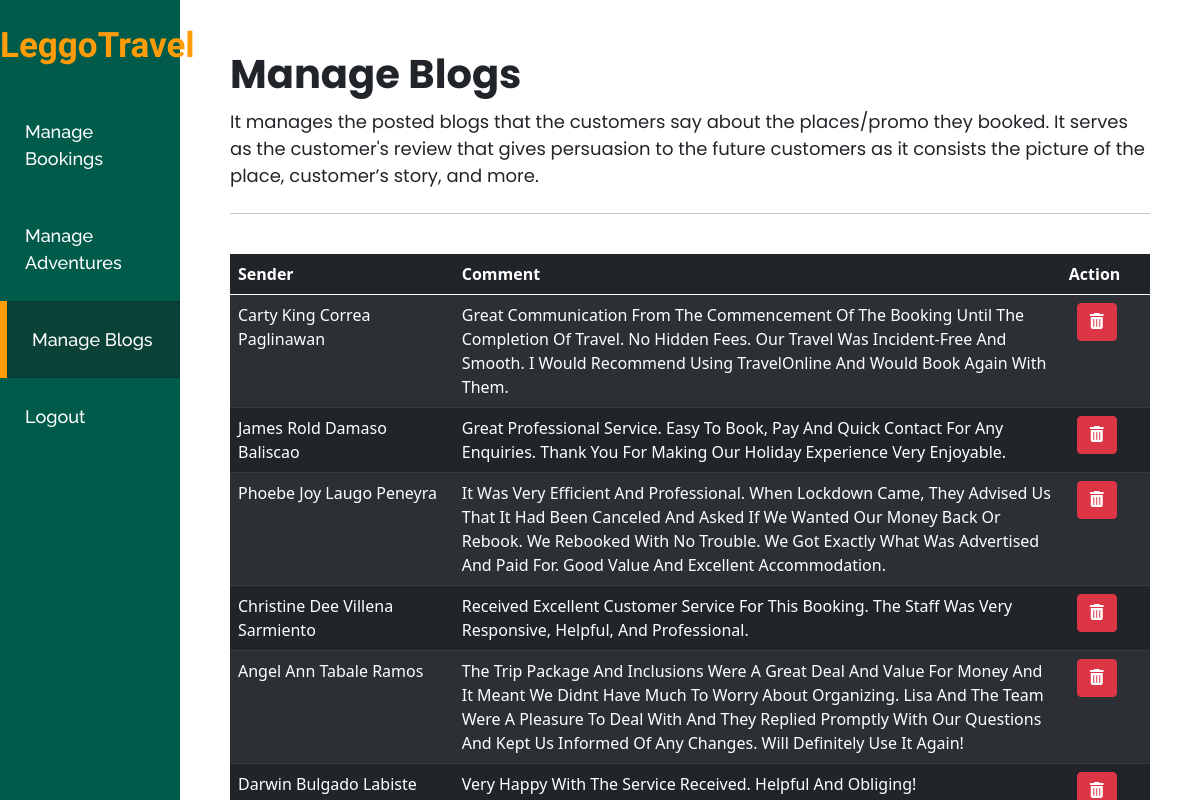
Screenshot of /admin/blogs.php (signed in) with the database file from the repository.
### tables this page shows
CREATE TABLE `tbl_blogs` (
  `blog_id` int(11) NOT NULL,
  `sender` varchar(100) NOT NULL,
  `description` text NOT NULL
);

### admin/blogs.php (the view, shortened to what this page needs)
<!DOCTYPE html>
<html lang="en">
<head>
    <link rel="stylesheet" href="../style/bootstrap-5.0.2-dist/css/bootstrap.min.css">
    <link rel="stylesheet" href="../style/admin.css">
</head>
<body>
    <div class="custom-container">
        <nav class="navigation">
            <p>LeggoTravel</p>
            <ul>
                <li>
                    <a href="index.php">Manage Bookings</a>
                </li>
                <li>
                    <a href="adventure.php">Manage Adventures</a>
                </li>
                <li>
                    <a class="active" href="blogs.php">Manage Blogs</a>
                </li>
                <li>
                    <a  href="../db/db_logout_admin.php">Logout</a>
                </li>
            </ul>
        </nav>
        <div class="flex-container">
            <div class="flex-container-title">
                <h1>Manage Blogs</h1>
                <p>It manages the posted blogs that the customers say about the places/promo they booked. It serves as the customer's review that gives persuasion to the future customers as it consists the picture of the place, customer’s story, and more.</p>
            </div>
            <hr class="mt-4">
            <div class="adventures-table-wrapper table-responsive">
                <table class="table table-striped table-dark">
                    <thead>
                        <tr>
                            <th scope="col">Sender</th>
                            <th scope="col">Comment</th>
                            <th scope="col">Action</th>
                        </tr>
                    </thead>
                    <tbody>
                        <?php
                            include_once '../db/db_connect.php';
                            $sql = "SELECT * FROM tbl_blogs ORDER BY blog_id DESC";
                            $result = mysqli_query($connect, $sql);
                            if(mysqli_num_rows($result) > 0) {
                                while ($row = mysqli_fetch_assoc($result)) {
                                    echo "<tr>".
                                            "<td style='width: 300px' class='text-capitalize'>".$row["sender"]."</td>".
                                            "<td class='text-capitalize' style='width: 900px'>".$row["description"]."</td>".
                                            "<td style='width: 100px;'>".
                                                "<a href='../db/db_deleteBlog_admin.php?id=".$row["blog_id"]."' class='btn btn-danger text-white mx-2'><i class='fas fa-trash-alt'></i></a>".
                                            "</td>".
                                         "</tr>";
                                }
                            }
                        ?>
                    </tbody>
                </table>
            </div>
        </div>
    </div>
</body>
</html>

### style/admin.css (style rules this page uses)
.custom-container { display: flex; position: relative; width: 100%; }
.navigation { display: block; position: fixed; width: 15%; height: 100vh; background-color: var(--dark-blue); z-index: 99; }
.navigation p { text-align: center; font-family: var(--scheherazade); font-size: 35px; font-weight: 600; color: #fff; padding: 20px 0; color: var(--orange); }
.navigation ul li a { display: block; width: 100%; padding: 25px 25px; font-size: 18px; color: #fff; font-family: var(--raleway); font-weight: 500; }
.navigation ul li a:hover, a.active { transition: .3s border-left; background-color: var(--dark-blue2); box-shadow: inset 0 0 2px rgba(0, 0, 0, 0.5); border-left: 7px solid var(--orange); }
.flex-container { display: block; position: sticky; width: 85%; height: 100vh; left: 15%; padding: 50px; overflow: hidden; }
.flex-container h1 { font-family: var(--poppins); font-weight: 700; }
.flex-container p { font-family: var(--poppins); font-size: 18px; margin: 10px 0; }
.adventures-table-wrapper { margin-top: 40px; }

### style/global.css (style rules this page uses)
body { margin: 0; padding: 0; top: 0; bottom: 0; left: 0; right: 0; }
*, *::after, *::before { box-sizing: border-box; }
:root { --poppins: 'Poppins', sans-serif; --raleway: 'Raleway', sans-serif; --scheherazade: 'Scheherazade New', serif; --orange: #ff9c07; --dark-orange: #c38220; --brown: #7F5F35; --semi-white: #FFECCC; --dark-blue: #005B4A; --dark-blue2: #0b4238; }
a { text-decoration: none; cursor: pointer; color: #000; }
ul { margin: 0; padding: 0; }
li { list-style: none; margin: 0; padding: 0; }
p, h1, h2, h3, h4, h5 { margin: 0; padding: 0; }
.btn { font-family: var(--poppins); }

### rows the page displays
tbl_blogs: sender "Carty King Correa Paglinawan", description "Great Communication From The Commencement Of The Booking Until The Completion Of Travel. No Hidden Fees. Our Travel Was Incident-Free And Smooth. I Would Recommend Using TravelOnline And Would Book Again With Them."
tbl_blogs: sender "James Rold Damaso Baliscao", description "Great Professional Service. Easy To Book, Pay And Quick Contact For Any Enquiries. Thank You For Making Our Holiday Experience Very Enjoyable."
tbl_blogs: sender "Phoebe Joy Laugo Peneyra", description "It Was Very Efficient And Professional. When Lockdown Came, They Advised Us That It Had Been Canceled And Asked If We Wanted Our Money Back Or Rebook. We Rebooked With No Trouble. We Got Exactly What Was Advertised And Paid For. Good Value And Excellent Accommodation."
tbl_blogs: sender "Christine Dee Villena Sarmiento", description "Received Excellent Customer Service For This Booking. The Staff Was Very Responsive, Helpful, And Professional."
tbl_blogs: sender "Angel Ann Tabale Ramos", description "The Trip Package And Inclusions Were A Great Deal And Value For Money And It Meant We Didnt Have Much To Worry About Organizing. Lisa And The Team Were A Pleasure To Deal With And They Replied Promptly With Our Questions And Kept Us Informed Of Any Changes. Will Definitely Use It Again!"
tbl_blogs: sender "Darwin Bulgado Labiste", description "Very Happy With The Service Received. Helpful And Obliging!"
